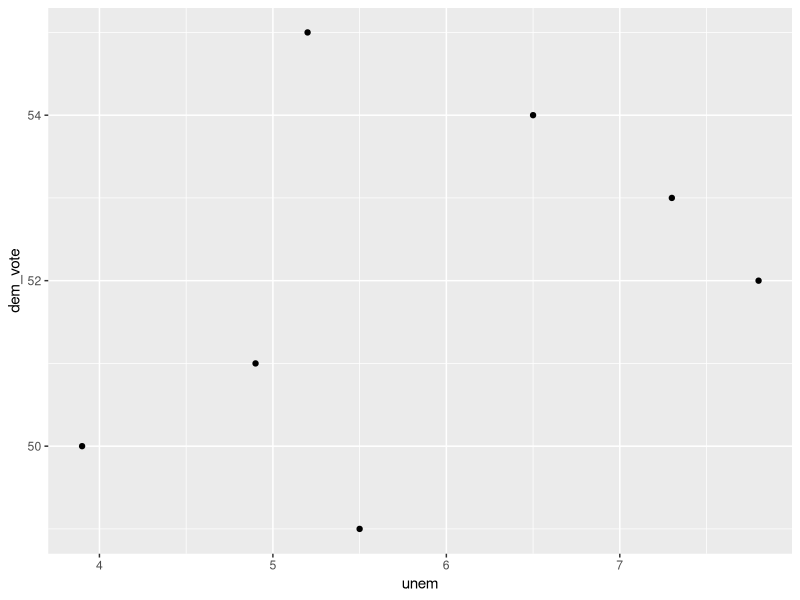
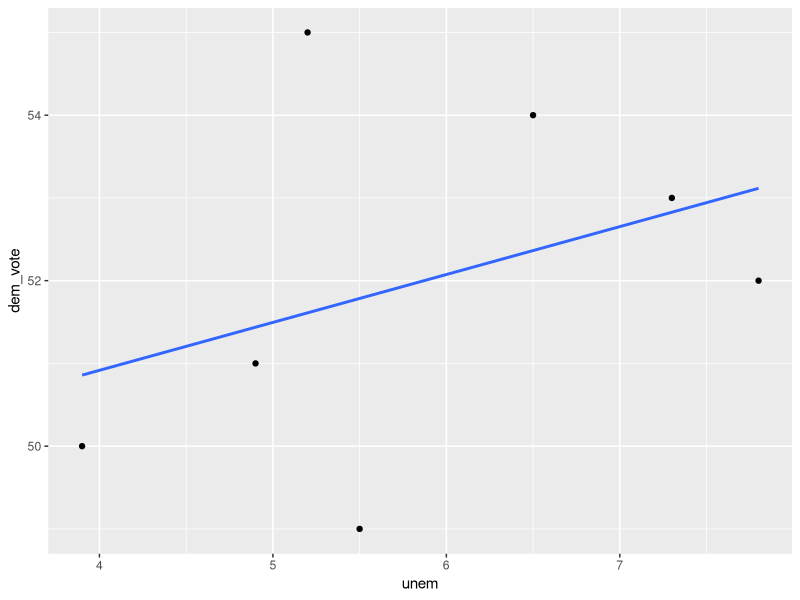
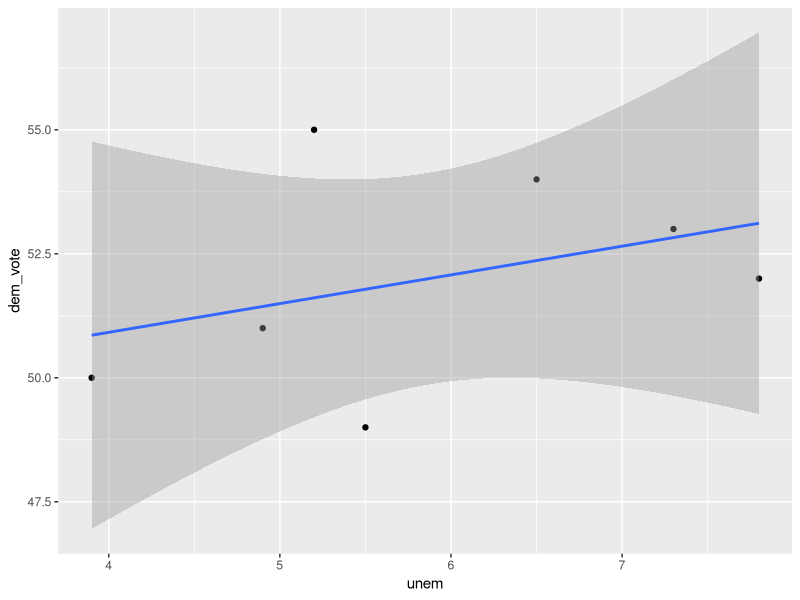
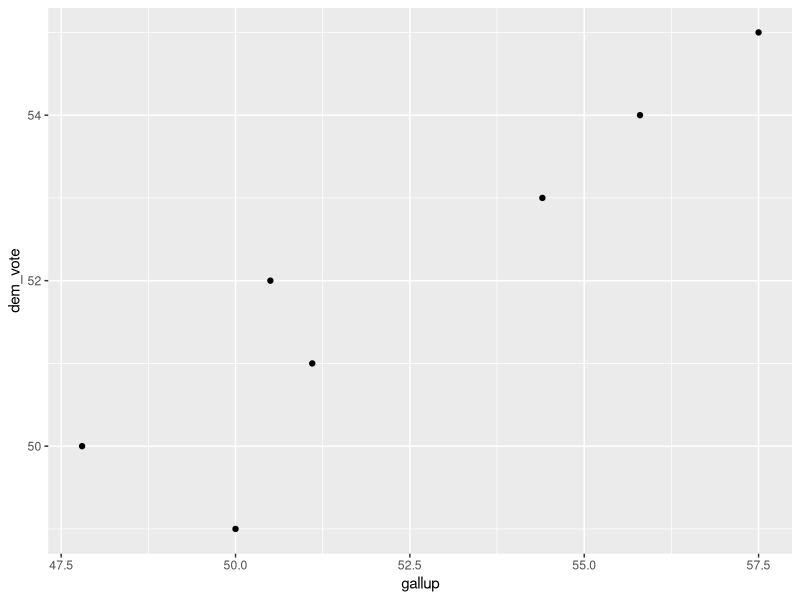
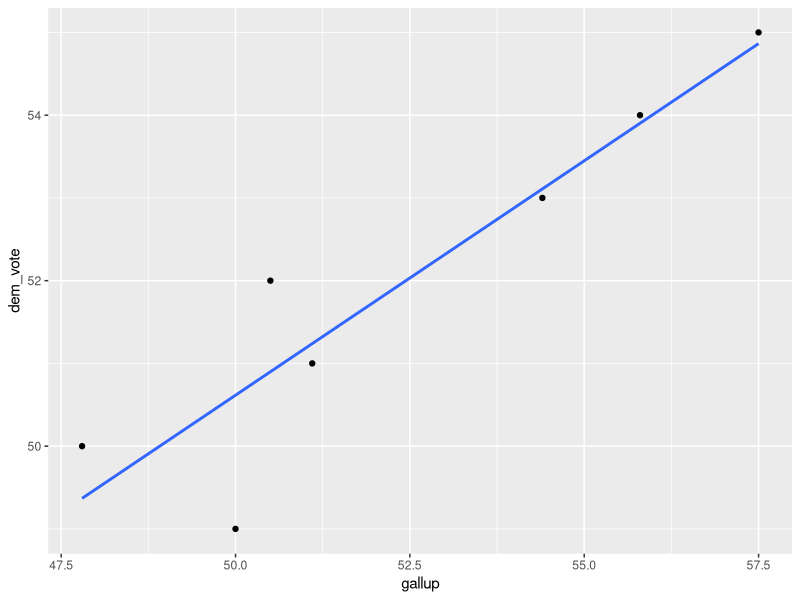
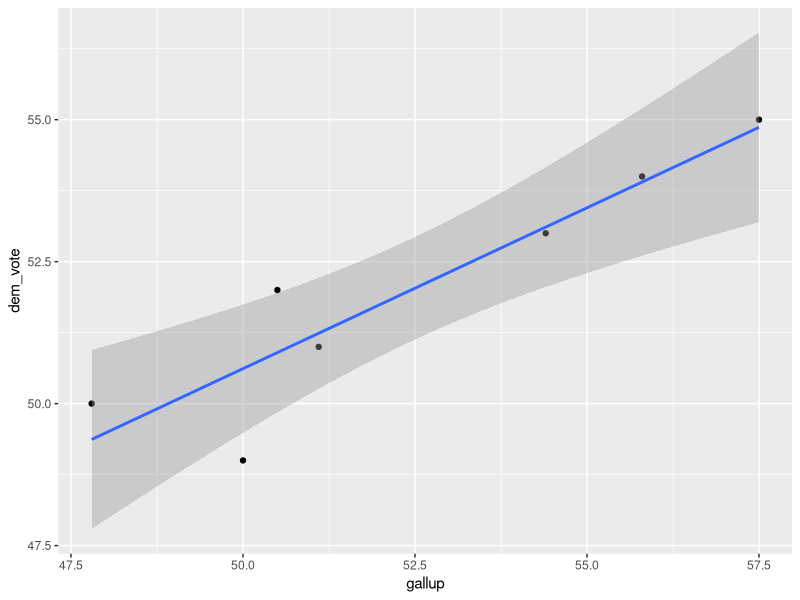

These figures' R source, in order:

#1.) Install the ggplot package
install.packages("ggplot2")
library(ggplot2)

#2.) Create the dem_vote, unem, and gallup vectors
dem_vote = c(53, 55, 50, 49, 54, 52, 51)
unem = c(7.3, 5.2, 3.9, 5.5, 6.5, 7.8, 4.9)
gallup = c(54.4, 57.5, 47.8, 50, 55.8, 50.5, 51.1)

#3.) Combine the vectors into a single data frame
df = as.data.frame(cbind(dem_vote, unem, gallup))

#4.) Create a scatter plot of unem on x axis and dem_vote on y axis.
ggplot(df, aes(x = unem, y = dem_vote)) + geom_point()

#5.) Regress unemployment on dem_vote
regr = lm(dem_vote ~ unem, df)
summary(regr)

#6.) Add a regression line to the earlier plot without the confidence bounds
ggplot(df, aes(x = unem, y = dem_vote)) + geom_point() + geom_smooth(method = "lm", se = FALSE)

#7.) Add a regression line to the earlier plot with the confidence bounds
ggplot(df, aes(x = unem, y = dem_vote)) + geom_point() + geom_smooth(method = "lm", se = TRUE)

#8.) Create a scatter plot with gallup on the x axis
ggplot(df, aes(x = gallup, y = dem_vote)) + geom_point()

#9.) Regress gallup on dem_vote
regr2 = lm(dem_vote ~ gallup, df)
summary(regr2)

#10.) Add a regression line to the earlier plot without the confidence bounds
ggplot(df, aes(x = gallup, y = dem_vote)) + geom_point() + geom_smooth(method = "lm", se = FALSE)

#11.) Add a regression line to the earlier plot with the confidence bounds
ggplot(df, aes(x = gallup, y = dem_vote)) + geom_point() + geom_smooth(method = "lm", se = TRUE)

#12.) Regress unem and gallup on dem_vote
regr3 = lm(dem_vote ~ unem + gallup, df)
summary(regr3)
